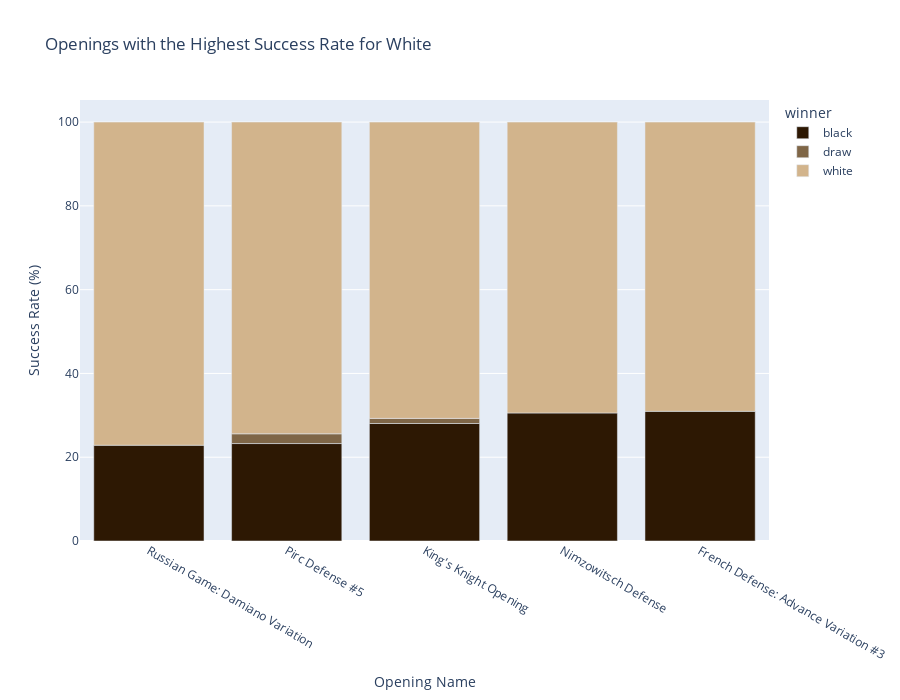

Source (notebook cell):
### Code cell
# Plot das aberturas com a maior taxa de sucesso para peças brancas
fig = px.bar(best_openings_white, 
             title='Openings with the Highest Success Rate for White',
             width=900, height=700,
             # Cores
             color='winner', 
             color_discrete_sequence=opening_colors)

# Atualizando os rótulos dos eixos
fig.update_layout(xaxis_title='Opening Name', yaxis_title='Success Rate (%)')
fig.show()

### Figure 1 — Plotly figure (JSON) as saved in the notebook; plotly's stock layout.template omitted (floating-point values rounded to 4 significant figures)
{"data": [{"alignmentgroup": "True", "hovertemplate": "winner=black<br>opening_name=%{x}<br>value=%{y}<extra></extra>", "legendgroup": "black", "marker": {"color": "#2D1803", "pattern": {"shape": ""}}, "name": "black", "offsetgroup": "black", "orientation": "v", "showlegend": true, "textposition": "auto", "type": "bar", "x": ["Russian Game: Damiano Variation", "Pirc Defense #5", "King's Knight Opening", "Nimzowitsch Defense", "French Defense: Advance Variation #3"], "xaxis": "x", "y": [22.86, 23.26, 28.05, 30.56, 30.95], "yaxis": "y"}, {"alignmentgroup": "True", "hovertemplate": "winner=draw<br>opening_name=%{x}<br>value=%{y}<extra></extra>", "legendgroup": "draw", "marker": {"color": "#7F6647", "pattern": {"shape": ""}}, "name": "draw", "offsetgroup": "draw", "orientation": "v", "showlegend": true, "textposition": "auto", "type": "bar", "x": ["Russian Game: Damiano Variation", "Pirc Defense #5", "King's Knight Opening", "Nimzowitsch Defense", "French Defense: Advance Variation #3"], "xaxis": "x", "y": [null, 2.33, 1.22, null, null], "yaxis": "y"}, {"alignmentgroup": "True", "hovertemplate": "winner=white<br>opening_name=%{x}<br>value=%{y}<extra></extra>", "legendgroup": "white", "marker": {"color": "#D2B48C", "pattern": {"shape": ""}}, "name": "white", "offsetgroup": "white", "orientation": "v", "showlegend": true, "textposition": "auto", "type": "bar", "x": ["Russian Game: Damiano Variation", "Pirc Defense #5", "King's Knight Opening", "Nimzowitsch Defense", "French Defense: Advance Variation #3"], "xaxis": "x", "y": [77.14, 74.42, 70.73, 69.44, 69.05], "yaxis": "y"}], "layout": {"barmode": "relative", "height": 700, "legend": {"title": {"text": "winner"}, "tracegroupgap": 0}, "title": {"text": "Openings with the Highest Success Rate for White"}, "width": 900, "xaxis": {"anchor": "y", "autorange": true, "domain": [0, 1], "range": [-0.5, 4.5], "title": {"text": "Opening Name"}, "type": "category"}, "yaxis": {"anchor": "x", "autorange": true, "domain": [0, 1], "range": [0, 105.3], "title": {"text": "Success Rate (%)"}, "type": "linear"}}}
